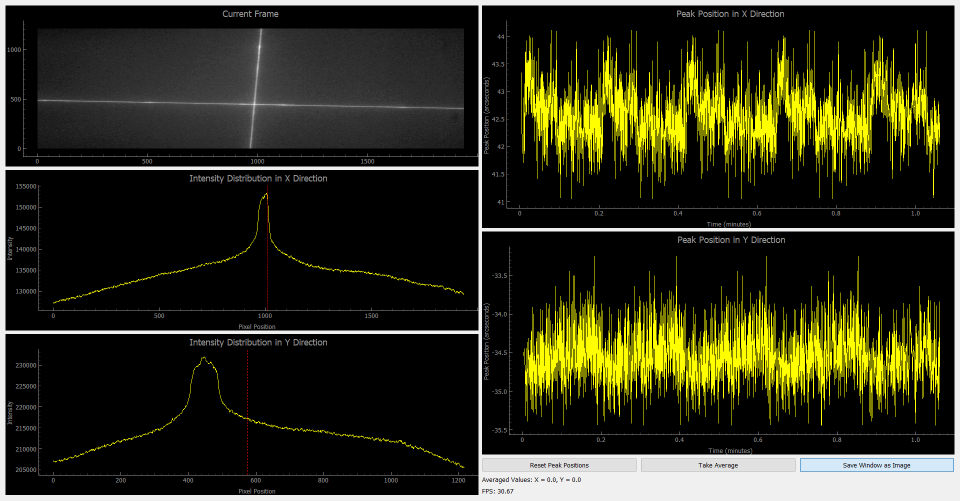
#> input picture src/autocollimator_live_20250223_214905_gaussian.png, 1920 x 1001 px (shown at 1/2 size)
$ python -i image_processing.py   (imports and definitions only)
#> lines starting #> are read from the running program, lines starting #| are printed output that depends on the picture
import time

import numpy as np
from scipy.optimize import curve_fit
from scipy.signal import find_peaks
import cv2
from numba import jit
import logging

# Configure logging with location information
# [5 lines not run here, left out]

class ImageProcessor:
    # [58 lines left out: functions __init__, process_frame, not called in this run]


class Gaussian:
    # [74 lines left out: functions __init__, gaussian, fast_gaussian_peak, process_frame, not called in this run]


class Peakfinder:
    def __init__(self):
        self.latest_frame = None

    # [22 lines left out: function process_frame, not called in this run]


class Linefit:
    def __init__(self):
        self.latest_frame = None
        # Pre-allocate buffers
        self.edges = None
        self._DEBUG = False  # Control debug visualization

    @staticmethod
    @jit(nopython=True)
    def calculate_intersection(avg_rho1, avg_theta1, avg_rho2, avg_theta2):
        """Calculate the intersection point of two lines"""
        if avg_rho1 is None or avg_theta1 is None or avg_rho2 is None or avg_theta2 is None:
            return np.nan, np.nan

        # Convert polar coordinates to Cartesian coordinates
        a1 = np.cos(avg_theta1)
        b1 = np.sin(avg_theta1)
        x1 = a1 * avg_rho1
        y1 = b1 * avg_rho1

        a2 = np.cos(avg_theta2)
        b2 = np.sin(avg_theta2)
        x2 = a2 * avg_rho2
        y2 = b2 * avg_rho2

        # Calculate the intersection point
        # Using determinant method instead of solve for stability
        det = a1 * b2 - a2 * b1
        if abs(det) < 1e-10:
            return np.nan, np.nan

        peak_x = (b2 * x1 - b1 * x2) / det
        peak_y = (a1 * x2 - a2 * x1) / det

        return peak_x, peak_y

    def process_frame(self, frame, debug=False):
        """Process the frame using the Linefit method"""
        self.latest_frame = frame

        # Convert 16-bit to 8-bit if necessary
        if frame.dtype == np.uint16:
            frame = (frame / 256).astype(np.uint8)

        # Define ROI to focus processing on center area
        height, width = frame.shape[:2]
        roi_x = int(width * 0.25)
        roi_y = int(height * 0.25)
        roi_width = int(width * 0.5)
        roi_height = int(height * 0.5)

        # Process only the ROI
        roi = frame[roi_y:roi_y+roi_height, roi_x:roi_x+roi_width]

        # Initialize or resize buffer if needed
        if self.edges is None or self.edges.shape != roi.shape:
            self.edges = np.zeros(roi.shape, dtype=np.uint8)

        # Optimized edge detection
        cv2.Canny(roi, 20, 80, edges=self.edges, apertureSize=3, L2gradient=False)

        # Use probabilistic Hough transform (much faster)
        lines = cv2.HoughLinesP(self.edges, 1, np.pi/180, 50, minLineLength=40, maxLineGap=10)

        if lines is not None:
            # Convert probabilistic lines to polar form for consistent processing
            set1 = []  # near vertical lines
            set2 = []  # near horizontal lines

            for line in lines:
                x1, y1, x2, y2 = line[0]
                # Avoid division by zero
                if x2 == x1:
                    angle = np.pi/2
                else:
                    angle = np.arctan(abs(y2-y1)/abs(x2-x1))

                # Convert to standard form: ax + by + c = 0
                a = y2 - y1
                b = x1 - x2
                c = x2*y1 - x1*y2
                # Convert to normal form: rho = x*cos(theta) + y*sin(theta)
                norm = np.sqrt(a*a + b*b)
                if norm == 0:
                    continue

                rho = abs(c) / norm
                # Ensure rho is positive
                if c > 0:
                    a, b = -a, -b

                theta = np.arctan2(b, a)

                # Classify lines based on angle
                if angle < np.pi/4:  # near horizontal
                    set2.append((rho, theta))
                else:  # near vertical
                    set1.append((rho, theta))

            # Process line sets
            avg_rho1, avg_theta1 = self._average_lines(set1)
            avg_rho2, avg_theta2 = self._average_lines(set2)

            # Adjust for ROI offset
            if avg_rho1 is not None and avg_theta1 is not None:
                adj_rho1 = avg_rho1 + roi_x * np.cos(avg_theta1) + roi_y * np.sin(avg_theta1)
            else:
                adj_rho1 = avg_rho1

            if avg_rho2 is not None and avg_theta2 is not None:
                adj_rho2 = avg_rho2 + roi_x * np.cos(avg_theta2) + roi_y * np.sin(avg_theta2)
            else:
                adj_rho2 = avg_rho2

            # Calculate intersection
            peak_x, peak_y = self.calculate_intersection(adj_rho1, avg_theta1, adj_rho2, avg_theta2)

            # DEBUG visualization - only when requested
            if debug and self._DEBUG:
                self._visualize_linefit(frame, self.edges, set1, set2,
                                     avg_rho1, avg_theta1, avg_rho2, avg_theta2,
                                     peak_x, peak_y, roi_x, roi_y)
        else:
            peak_x = peak_y = np.nan

        return peak_x, peak_y

    def _average_lines(self, line_set):
        """Average the lines in the set"""
        if not line_set:
            return None, None

        # Handle duplicate/near-duplicate lines by clustering
        rhos = np.array([rho for rho, _ in line_set])
        thetas = np.array([theta for _, theta in line_set])

        if len(rhos) == 0:
            return None, None

        # Simple average (could be improved with RANSAC or clustering)
        avg_rho = np.mean(rhos)
        avg_theta = np.mean(thetas)

        return avg_rho, avg_theta

    # [68 lines left out: function _visualize_linefit, not called in this run]

class Dummy:
    def __init__(self):
        self.latest_frame = None

    def process_frame(self, frame, debug=False):
        return 0, 0

>>> import cv2
>>> picture = cv2.imread('autocollimator_live_20250223_214905_gaussian.png', cv2.IMREAD_GRAYSCALE)
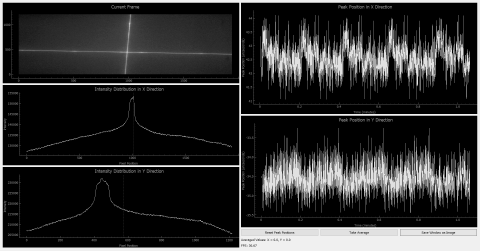
#> picture: shape (1001, 1920) (shown at 1/4 size); min 0, max 252, mean 46
>>> result = Linefit().process_frame(picture)
#> in process_frame, `roi = frame[roi_y:roi_y+roi_height, roi_x:roi_x+roi_width]`:
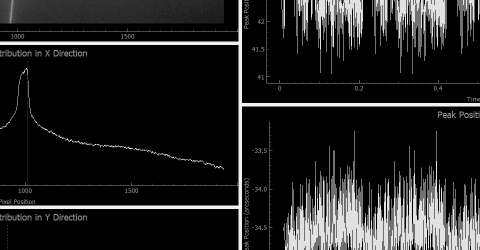
#> roi: shape (500, 960) (shown at 1/2 size); min 0, max 240, mean 32.5
#> in process_frame, `lines = cv2.HoughLinesP(self.edges, 1, np.pi/180, 50, minLineLength=40..`:
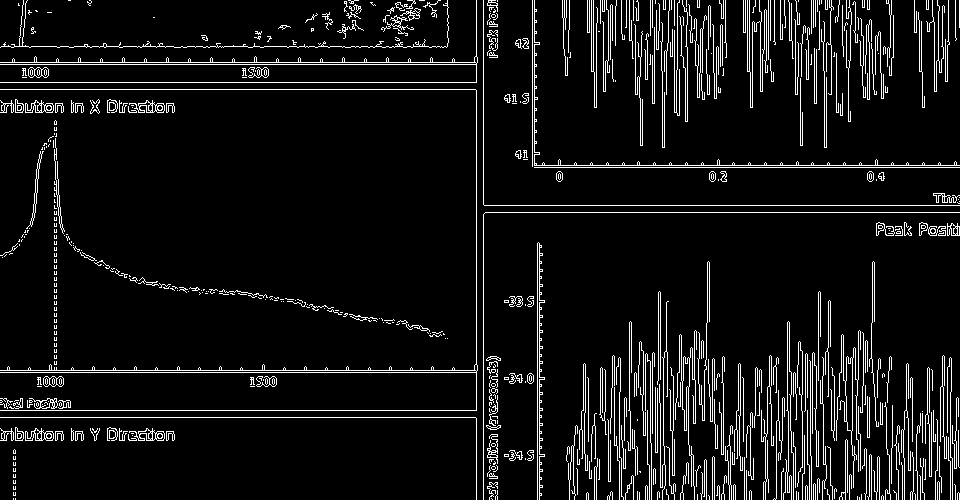
#> self.edges: shape (500, 960); 7.6% white in thin lines or dots

$ run again, on src/autocollimator_live_20250223_231016.png
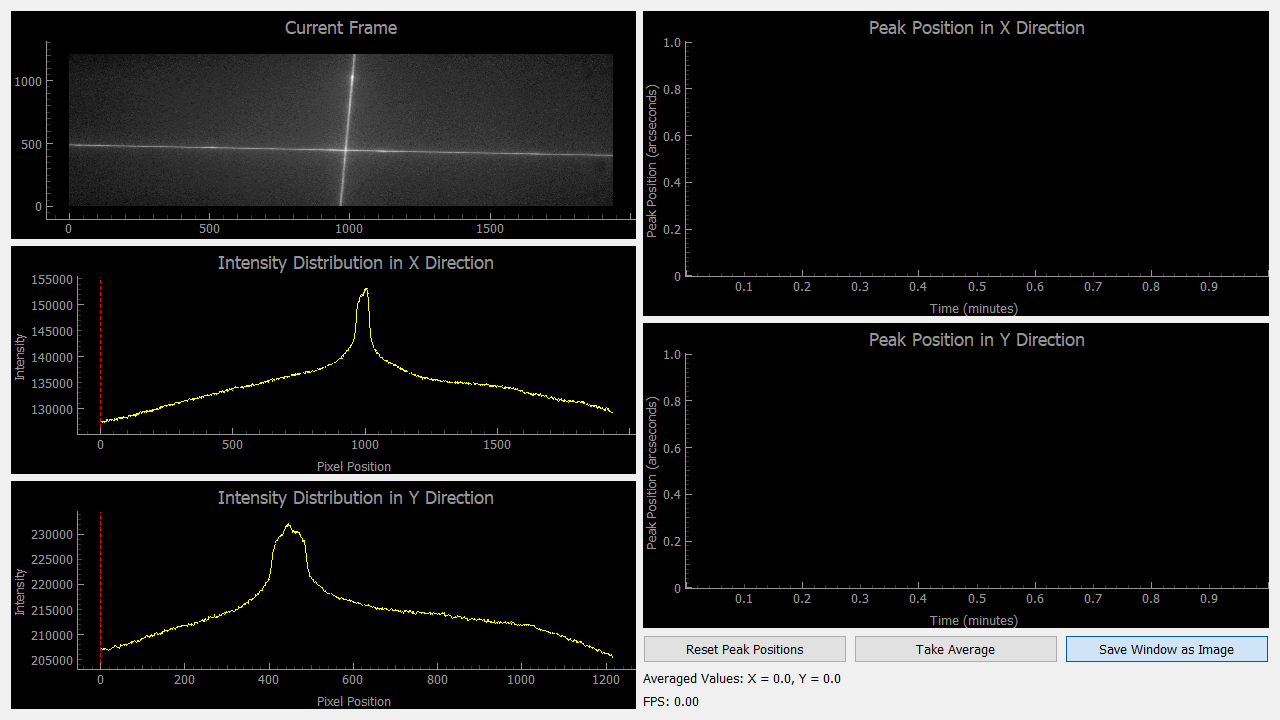
#> input picture src/autocollimator_live_20250223_231016.png, 1280 x 720 px
#> in process_frame, `roi = frame[roi_y:roi_y+roi_height, roi_x:roi_x+roi_width]`:
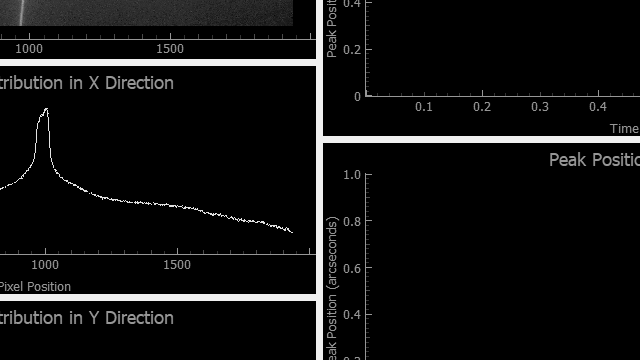
#> roi: shape (360, 640); min 0, max 240, mean 14.9
#> in process_frame, `lines = cv2.HoughLinesP(self.edges, 1, np.pi/180, 50, minLineLength=40..`:
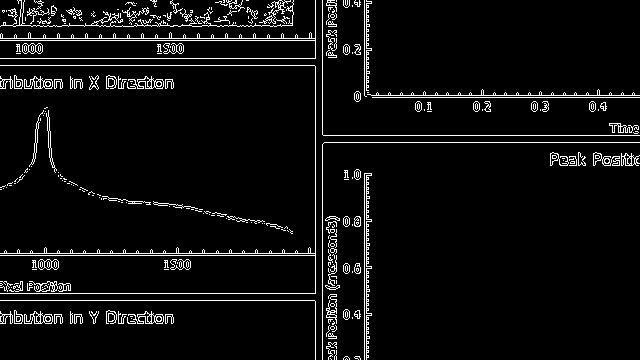
#> self.edges: shape (360, 640); 5.4% white in thin lines or dots

$ run again, on src/autocollimator_live_20250504_151411.png
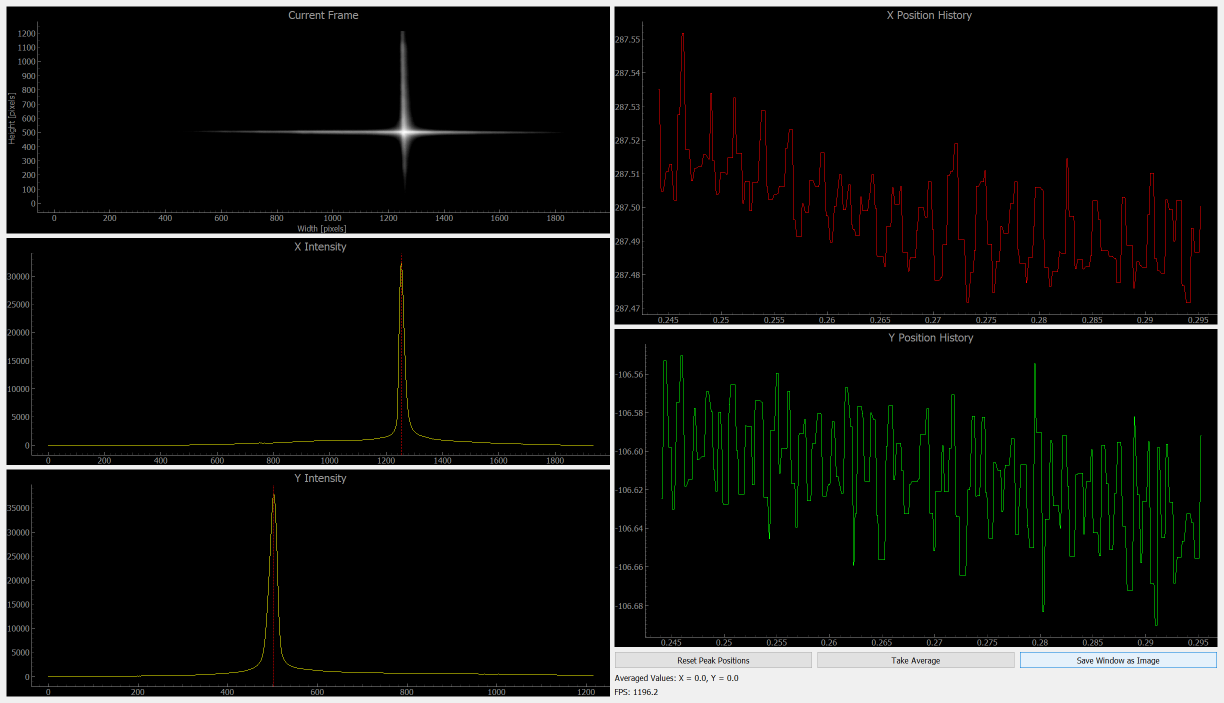
#> input picture src/autocollimator_live_20250504_151411.png, 2448 x 1406 px (shown at 1/2 size)
#> in process_frame, `roi = frame[roi_y:roi_y+roi_height, roi_x:roi_x+roi_width]`:
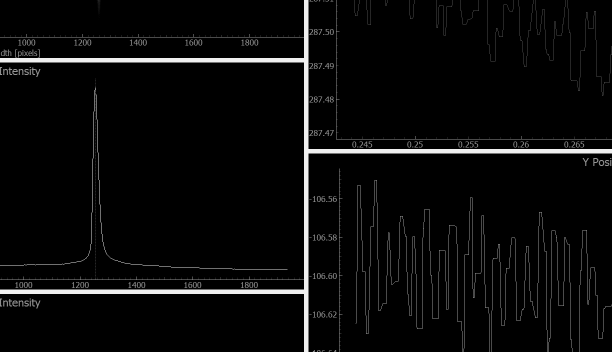
#> roi: shape (703, 1224) (shown at 1/2 size); min 0, max 240, mean 9.6
#> in process_frame, `lines = cv2.HoughLinesP(self.edges, 1, np.pi/180, 50, minLineLength=40..`:
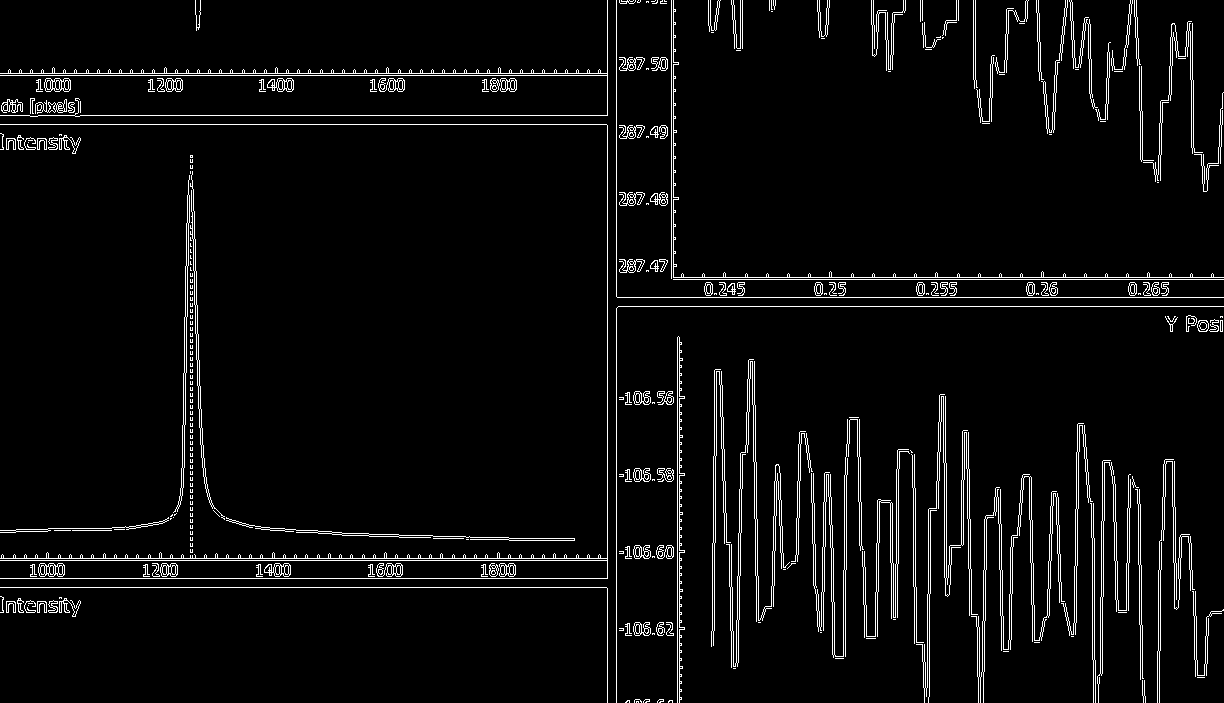
#> self.edges: shape (703, 1224); 4.6% white in thin lines or dots
